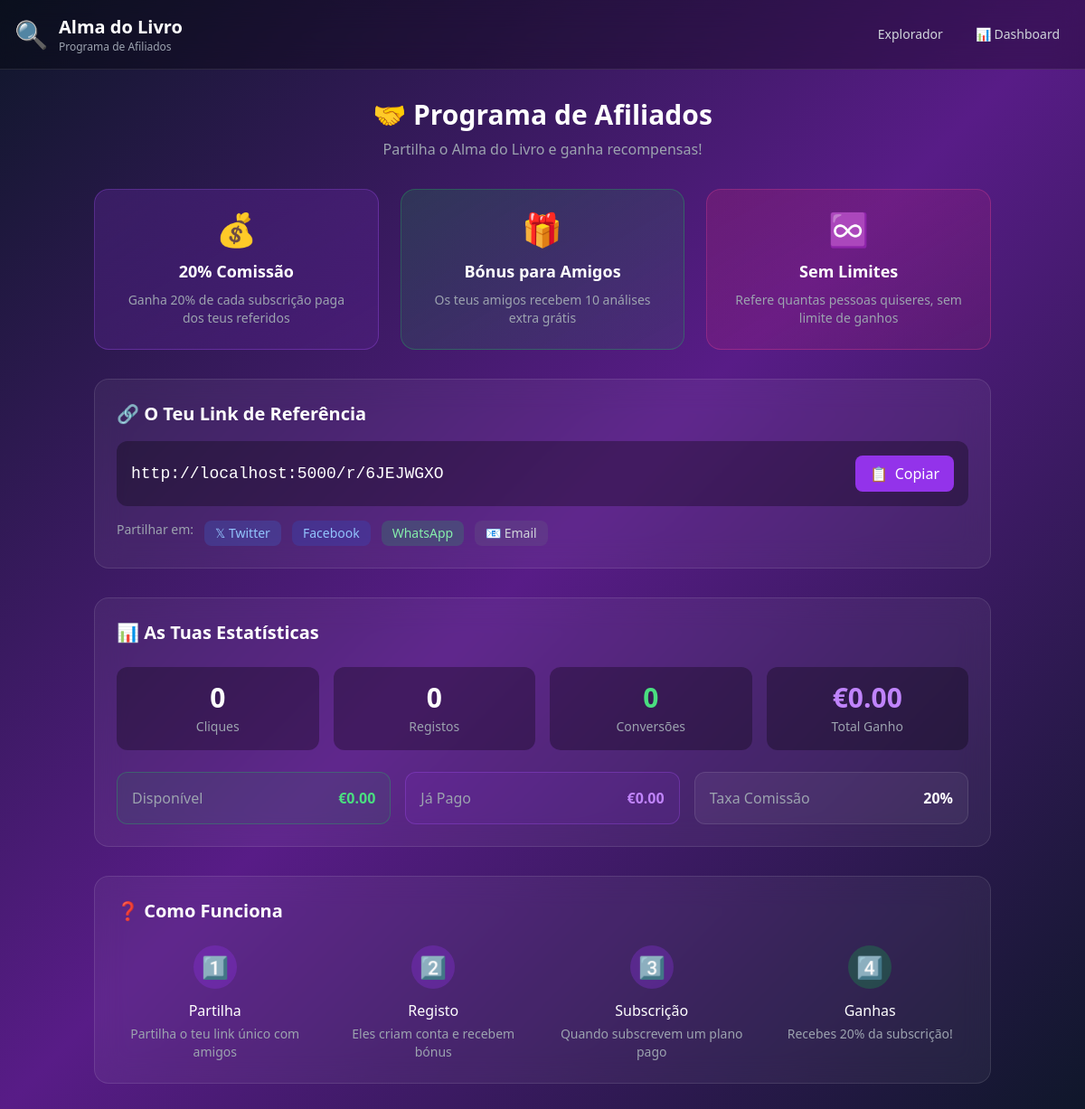
Page /referral (signed in) on the committed database.
### models/book.py (models this page shows, shortened)
class Referral(db.Model):
    __tablename__ = 'referrals'
    id = db.Column(db.Integer, primary_key=True, autoincrement=True)
    referrer_id = db.Column(db.Integer, db.ForeignKey('users.id'), nullable=False)
    referral_code = db.Column(db.String(20), unique=True, nullable=False)
    clicks = db.Column(db.Integer, default=0)
    signups = db.Column(db.Integer, default=0)
    conversions = db.Column(db.Integer, default=0)  # Paid subscriptions
    total_earnings = db.Column(db.Float, default=0)
    pending_earnings = db.Column(db.Float, default=0)
    paid_earnings = db.Column(db.Float, default=0)
    commission_rate = db.Column(db.Float, default=0.20)  # 20% commission
    is_active = db.Column(db.Boolean, default=True)
    created_at = db.Column(db.DateTime, default=datetime.utcnow)
    last_referral_at = db.Column(db.DateTime, nullable=True)
    referrer = db.relationship('User', backref='referral_program', foreign_keys=[referrer_id])

### app.py (the view)
@app.route('/referral')
@login_required
def referral_page():
    referral = Referral.query.filter_by(referrer_id=current_user.id).first()
    signups = []
    if referral:
        signups = referral.referral_signups.order_by(ReferralSignup.created_at.desc()).limit(10).all()
    return render_template('referral.html',
                          referral=referral,
                          signups=signups,
                          app_url=config.APP_URL)

### app.py (called while the page is built)
@app.before_request
def before_request_security():
    blocked_response = check_blocked_ip()
    if blocked_response:
        return blocked_response

@app.after_request
def after_request_security(response):
    return add_security_headers(response)

@login_manager.user_loader
def load_user(user_id):
    return User.query.get(int(user_id))

### utils/security.py (called while the page is built, shortened)
def get_client_ip():
    if request.headers.get('X-Forwarded-For'):
        return request.headers.get('X-Forwarded-For').split(',')[0].strip()
    if request.headers.get('X-Real-IP'):
        return request.headers.get('X-Real-IP')
    return request.remote_addr

def is_ip_blocked(ip_address):
    from models.book import BlockedIP
    from datetime import datetime
    blocked = BlockedIP.query.filter_by(ip_address=ip_address, is_active=True).first()
    return False

def check_blocked_ip():
    ip = get_client_ip()
    if is_ip_blocked(ip):
        return jsonify({
            'success': False,
            'error': 'Acesso bloqueado. Contacte o suporte.',
            'blocked': True
        }), 403
    return None

def add_security_headers(response):
    response.headers['X-Content-Type-Options'] = 'nosniff'
    response.headers['X-Frame-Options'] = 'SAMEORIGIN'
    response.headers['X-XSS-Protection'] = '1; mode=block'
    response.headers['Referrer-Policy'] = 'strict-origin-when-cross-origin'
    csp = (
        "default-src 'self'; "
        "script-src 'self' 'unsafe-inline' 'unsafe-eval' https://cdn.tailwindcss.com https://js.stripe.com; "
        "style-src 'self' 'unsafe-inline' https://fonts.googleapis.com; "
        "font-src 'self' https://fonts.gstatic.com; "
        "img-src 'self' data: https:; "
        "connect-src 'self' https://api.stripe.com; "
        "frame-src https://js.stripe.com;"
    )
    response.headers['Content-Security-Policy'] = csp
    return response

### templates/referral.html (shortened to what this page needs)
<!DOCTYPE html>
<html lang="pt" data-theme="dark">
<head>
    <script src="https://cdn.tailwindcss.com"></script>
    <link rel="stylesheet" href="{{ url_for('static', filename='style.css') }}">
</head>
<body class="min-h-screen bg-gradient-to-br from-slate-900 via-purple-900 to-slate-900">
    <header class="bg-black/30 backdrop-blur-lg border-b border-white/10 sticky top-0 z-50">
        <div class="max-w-7xl mx-auto px-4 py-4">
            <div class="flex items-center justify-between">
                <a href="/explorer" class="flex items-center gap-3">
                    <span class="text-3xl">🔍</span>
                    <div>
                        <h1 class="text-xl font-bold text-white">Alma do Livro</h1>
                        <p class="text-xs text-gray-400 hidden sm:block">Programa de Afiliados</p>
                    </div>
                </a>
                <div class="flex items-center gap-3">
                    <a href="/explorer" class="px-3 py-1.5 text-gray-300 hover:text-white text-sm transition-colors">
                        Explorador
                    </a>
                    <a href="{{ url_for('user_dashboard') }}" class="px-3 py-1.5 text-gray-300 hover:text-white text-sm transition-colors">
                        📊 Dashboard
                    </a>
                </div>
            </div>
        </div>
    </header>
    <main class="max-w-5xl mx-auto px-4 py-8">
        <div class="text-center mb-8">
            <h1 class="text-3xl font-bold text-white mb-2">🤝 Programa de Afiliados</h1>
            <p class="text-gray-400">Partilha o Alma do Livro e ganha recompensas!</p>
        </div>
        <div class="grid md:grid-cols-3 gap-6 mb-8">
            <div class="bg-gradient-to-br from-purple-600/20 to-purple-600/10 rounded-2xl border border-purple-500/30 p-6 text-center">
                <span class="text-4xl block mb-3">💰</span>
                <h3 class="text-lg font-semibold text-white mb-2">20% Comissão</h3>
                <p class="text-gray-400 text-sm">Ganha 20% de cada subscrição paga dos teus referidos</p>
            </div>
            <div class="bg-gradient-to-br from-green-600/20 to-green-600/10 rounded-2xl border border-green-500/30 p-6 text-center">
                <span class="text-4xl block mb-3">🎁</span>
                <h3 class="text-lg font-semibold text-white mb-2">Bónus para Amigos</h3>
                <p class="text-gray-400 text-sm">Os teus amigos recebem 10 análises extra grátis</p>
            </div>
            <div class="bg-gradient-to-br from-pink-600/20 to-pink-600/10 rounded-2xl border border-pink-500/30 p-6 text-center">
                <span class="text-4xl block mb-3">♾️</span>
                <h3 class="text-lg font-semibold text-white mb-2">Sem Limites</h3>
                <p class="text-gray-400 text-sm">Refere quantas pessoas quiseres, sem limite de ganhos</p>
            </div>
        </div>
        <div class="bg-white/5 backdrop-blur-lg rounded-2xl border border-white/10 p-6 mb-8">
            <h2 class="text-xl font-bold text-white mb-4">🔗 O Teu Link de Referência</h2>
            {% if referral %}
            <div class="bg-black/30 rounded-xl p-4 mb-4">
                <div class="flex items-center gap-3">
                    <input type="text" id="referralLink" readonly
                           value="{{ app_url }}/r/{{ referral.referral_code }}"
                           class="flex-1 bg-transparent text-white text-lg font-mono border-none focus:outline-none">
                    <button onclick="copyReferralLink()" class="px-4 py-2 bg-purple-600 hover:bg-purple-700 text-white rounded-lg transition-colors flex items-center gap-2">
                        <span id="copyIcon">📋</span>
                        <span id="copyText">Copiar</span>
                    </button>
                </div>
            </div>
            <div class="flex flex-wrap gap-3">
                <p class="text-gray-400 text-sm">Partilhar em:</p>
                <a href="https://twitter.com/intent/tweet?text=Descobre%20a%20ess%C3%AAncia%20de%20qualquer%20livro%20com%20IA!%20{{ app_url }}/r/{{ referral.referral_code }}"
                   target="_blank" class="px-3 py-1 bg-blue-500/20 hover:bg-blue-500/30 text-blue-300 rounded-lg text-sm transition-colors">
                    𝕏 Twitter
                </a>
                <a href="https://www.facebook.com/sharer/sharer.php?u={{ app_url }}/r/{{ referral.referral_code }}"
                   target="_blank" class="px-3 py-1 bg-blue-600/20 hover:bg-blue-600/30 text-blue-300 rounded-lg text-sm transition-colors">
                    Facebook
                </a>
                <a href="https://wa.me/?text=Descobre%20a%20ess%C3%AAncia%20de%20qualquer%20livro%20com%20IA!%20{{ app_url }}/r/{{ referral.referral_code }}"
                   target="_blank" class="px-3 py-1 bg-green-500/20 hover:bg-green-500/30 text-green-300 rounded-lg text-sm transition-colors">
                    WhatsApp
                </a>
                <a href="mailto:?subject=Descobre%20o%20Alma%20do%20Livro&body=Olá!%20Descobri%20esta%20ferramenta%20incrível%20para%20explorar%20livros%20com%20IA.%20Experimenta:%20{{ app_url }}/r/{{ referral.referral_code }}"
                   class="px-3 py-1 bg-gray-500/20 hover:bg-gray-500/30 text-gray-300 rounded-lg text-sm transition-colors">
                    📧 Email
                </a>
            </div>
            {% endif %}
        </div>
        {% if referral %}
        <div class="bg-white/5 backdrop-blur-lg rounded-2xl border border-white/10 p-6 mb-8">
            <h2 class="text-xl font-bold text-white mb-6">📊 As Tuas Estatísticas</h2>
            <div class="grid grid-cols-2 md:grid-cols-4 gap-4 mb-6">
                <div class="bg-black/30 rounded-xl p-4 text-center">
                    <span class="text-3xl font-bold text-white">{{ referral.clicks }}</span>
                    <p class="text-gray-400 text-sm mt-1">Cliques</p>
                </div>
                <div class="bg-black/30 rounded-xl p-4 text-center">
                    <span class="text-3xl font-bold text-white">{{ referral.signups }}</span>
                    <p class="text-gray-400 text-sm mt-1">Registos</p>
                </div>
                <div class="bg-black/30 rounded-xl p-4 text-center">
                    <span class="text-3xl font-bold text-green-400">{{ referral.conversions }}</span>
                    <p class="text-gray-400 text-sm mt-1">Conversões</p>
                </div>
                <div class="bg-black/30 rounded-xl p-4 text-center">
                    <span class="text-3xl font-bold text-purple-400">€{{ "%.2f"|format(referral.total_earnings) }}</span>
                    <p class="text-gray-400 text-sm mt-1">Total Ganho</p>
                </div>
            </div>
            <div class="grid md:grid-cols-3 gap-4">
                <div class="bg-green-600/10 border border-green-500/30 rounded-xl p-4">
                    <div class="flex items-center justify-between">
                        <span class="text-gray-400">Disponível</span>
                        <span class="text-green-400 font-bold">€{{ "%.2f"|format(referral.pending_earnings) }}</span>
                    </div>
                </div>
                <div class="bg-purple-600/10 border border-purple-500/30 rounded-xl p-4">
                    <div class="flex items-center justify-between">
                        <span class="text-gray-400">Já Pago</span>
                        <span class="text-purple-400 font-bold">€{{ "%.2f"|format(referral.paid_earnings) }}</span>
                    </div>
                </div>
                <div class="bg-white/5 border border-white/10 rounded-xl p-4">
                    <div class="flex items-center justify-between">
                        <span class="text-gray-400">Taxa Comissão</span>
                        <span class="text-white font-bold">{{ (referral.commission_rate * 100)|int }}%</span>
                    </div>
                </div>
            </div>
        </div>
        {% endif %}
        <div class="mt-8 bg-white/5 backdrop-blur-lg rounded-2xl border border-white/10 p-6">
            <h2 class="text-xl font-bold text-white mb-6">❓ Como Funciona</h2>
            <div class="grid md:grid-cols-4 gap-6">
                <div class="text-center">
                    <div class="w-12 h-12 bg-purple-600/30 rounded-full flex items-center justify-center mx-auto mb-3">
                        <span class="text-2xl">1️⃣</span>
                    </div>
                    <h4 class="text-white font-medium mb-1">Partilha</h4>
                    <p class="text-gray-400 text-sm">Partilha o teu link único com amigos</p>
                </div>
                <div class="text-center">
                    <div class="w-12 h-12 bg-purple-600/30 rounded-full flex items-center justify-center mx-auto mb-3">
                        <span class="text-2xl">2️⃣</span>
                    </div>
                    <h4 class="text-white font-medium mb-1">Registo</h4>
                    <p class="text-gray-400 text-sm">Eles criam conta e recebem bónus</p>
                </div>
                <div class="text-center">
                    <div class="w-12 h-12 bg-purple-600/30 rounded-full flex items-center justify-center mx-auto mb-3">
                        <span class="text-2xl">3️⃣</span>
                    </div>
                    <h4 class="text-white font-medium mb-1">Subscrição</h4>
                    <p class="text-gray-400 text-sm">Quando subscrevem um plano pago</p>
                </div>
                <div class="text-center">
                    <div class="w-12 h-12 bg-green-600/30 rounded-full flex items-center justify-center mx-auto mb-3">
                        <span class="text-2xl">4️⃣</span>
                    </div>
                    <h4 class="text-white font-medium mb-1">Ganhas</h4>
                    <p class="text-gray-400 text-sm">Recebes 20% da subscrição!</p>
                </div>
            </div>
        </div>
    </main>
</body>
</html>

### static/style.css (style rules this page uses)
:root { --bg-primary: #0f172a; --bg-secondary: #1e293b; --bg-tertiary: #334155; --bg-card: rgba(255, 255, 255, 0.05); --bg-card-hover: rgba(255, 255, 255, 0.1); --border-color: rgba(255, 255, 255, 0.1); --border-color-hover: rgba(255, 255, 255, 0.2); --text-primary: #ffffff; --text-secondary: #e2e8f0; --text-muted: #94a3b8; --text-accent: #a855f7; --gradient-start: #581c87; --gradient-end: #831843; --purple-glow: rgba(139, 92, 246, 0.5); --scrollbar-track: rgba(255, 255, 255, 0.1); --scrollbar-thumb: rgba(139, 92, 246, 0.5); }
html { scroll-behavior: smooth; }
button, a { transition: all 0.2s ease; }

### rows in the picture
Referral: referral_code "http://localhost:5000/r/6JEJWGXO", clicks "0", signups "0", conversions "0", total_earnings "0.00", pending_earnings "0.00", paid_earnings "0.00", (referral.commission_rate*100)|int "20"
